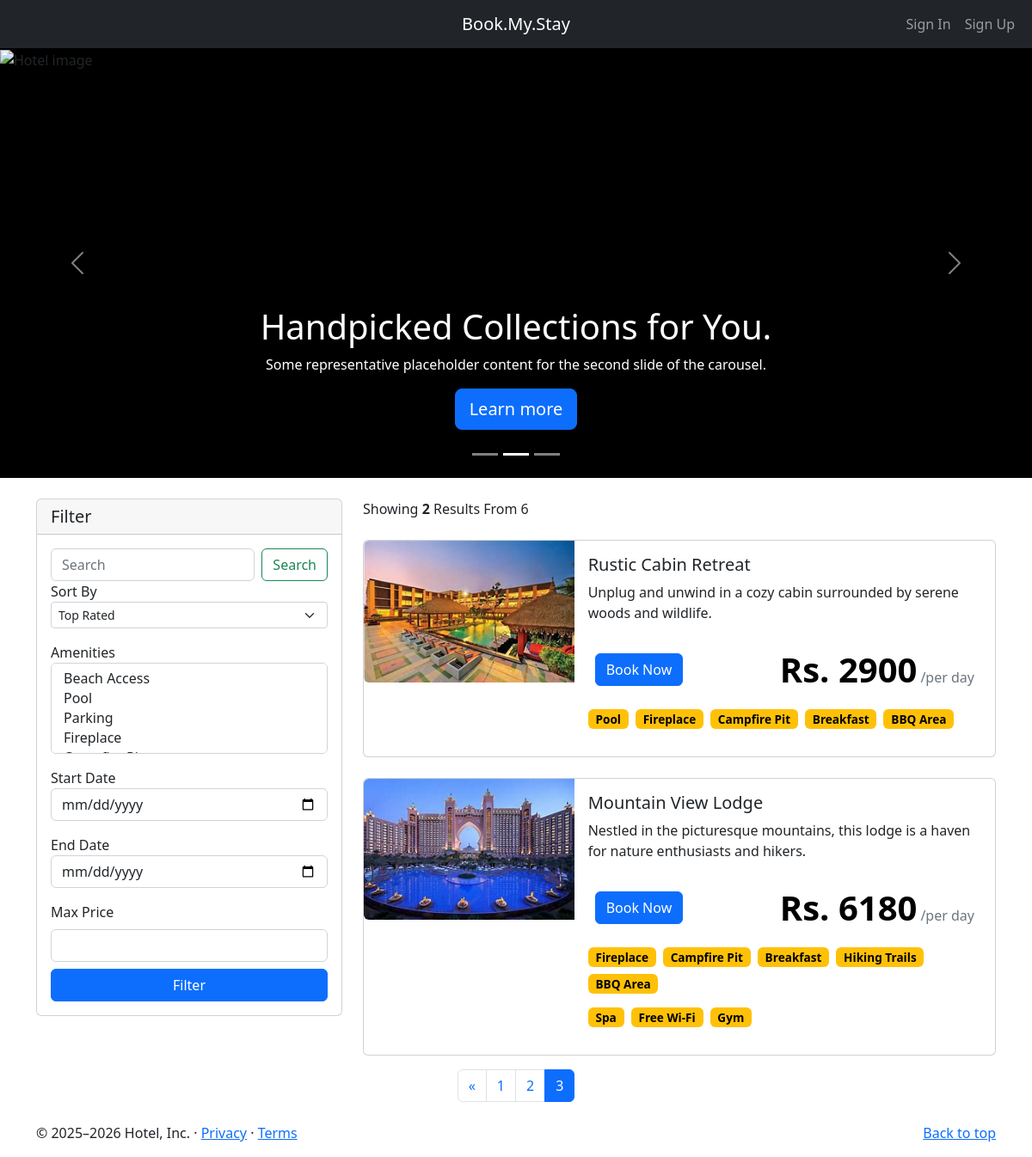
/?d=10&page=3, run on the app's committed database.
### home/models.py (models this page shows, shortened)
class BaseModel(models.Model):
    uid = models.UUIDField(default=uuid.uuid4   , editable=False , primary_key=True)
    created_at = models.DateField(auto_now_add=True)
    updated_at = models.DateField(auto_now_add=True)
    class Meta:
        abstract = True
        ordering=['uid']

class Hotel(BaseModel):
    hotel_name = models.CharField(max_length=100)
    hotel_price = models.IntegerField()
    description = models.TextField()
    amenities = models.ManyToManyField(Amenities)
    room_count = models.IntegerField(default=10)
    max_occupancy_per_room = models.IntegerField(default=2)

class HotelImages(BaseModel):
    hotel= models.ForeignKey(Hotel ,related_name="images", on_delete=models.CASCADE)
    images = models.ImageField(upload_to="hotels")

class Amenities(BaseModel):
    amenity_name = models.CharField(max_length=100)
    def __str__(self) -> str:
        return self.amenity_name

### home/views.py (the view)
# urls.py: path('', index, name='index'),
def index(request):
    amenities = Amenities.objects.all()
    hotels = Hotel.objects.all()
    total_hotels = hotels.count()  # More efficient than len()
    selected_amenities = request.GET.getlist('selectAmenity')
    sort_by = request.GET.get('sortSelect')
    search = request.GET.get('searchInput')
    startdate = request.GET.get('startDate')
    enddate = request.GET.get('endDate')
    price = request.GET.get('price')
    if selected_amenities:
        hotels = hotels.filter(
            amenities__amenity_name__in=selected_amenities).distinct()
    if search:
        hotels = hotels.filter(
            Q(hotel_name__icontains=search) |
            Q(description__icontains=search) |
            Q(amenities__amenity_name__contains=search)
        ).distinct()
    if sort_by:
        if sort_by == 'low_to_high':
            hotels = hotels.order_by('hotel_price')
        elif sort_by == 'high_to_low':
            hotels = hotels.order_by('-hotel_price')
    if price:
        hotels = hotels.filter(hotel_price__lte=int(price))
    if startdate and enddate:
        hotel_ids = [
            hotel.uid for hotel in hotels
            if check_booking(hotel.uid, hotel.room_count, startdate, enddate)
        ]
        hotels = Hotel.objects.filter(uid__in=hotel_ids)
    hotels = hotels.distinct()
    p = Paginator(hotels, 2)
    page_no = request.GET.get('page', 1)
    try:
        hotels_page = p.page(page_no)
    except EmptyPage:
        hotels_page = p.page(p.num_pages)
    context = {
        'amenities': amenities,
        'hotels': hotels_page,
        'sort_by': sort_by,
        'search': search,
        'selected_amenities': selected_amenities,
        'no_of_pages': range(1, p.num_pages + 1),
        'max_price': price,
        'startdate': startdate,
        'enddate': enddate,
        'date': datetime.today().strftime('%Y-%m-%d'),
        'total_hotels': total_hotels
    }
    return render(request, 'home/index.html', context)

### home/templatetags/coustom_tags.py (called while the page is built)
def  modify_url(value):
    if value == '/':
        value += "?d=10"
    return value

### templates/home/index.html (shortened to what this page needs)
{% extends 'home/base.html' %}
{% load coustom_tags %}
{% block body %}
<main>
    <div id="myCarousel" class="carousel slide" data-bs-ride="carousel">
        <div class="carousel-indicators">
            <button type="button" data-bs-target="#myCarousel" data-bs-slide-to="0" class=""
                aria-label="Slide 1"></button>
            <button type="button" data-bs-target="#myCarousel" data-bs-slide-to="1" aria-label="Slide 2" class="active"
                aria-current="true"></button>
            <button type="button" data-bs-target="#myCarousel" data-bs-slide-to="2" aria-label="Slide 3"
                class=""></button>
        </div>
        <div class="carousel-inner" style="height: 500px; overflow: hidden;">
            <div class="carousel-item active">
                <img src="https://unsplash.it/1400/500/?hotel"
                     style="width: 100%; height: 100%; object-fit: cover; object-position: center;"
                     alt="Hotel image">
                <div class="container">
                    <div class="carousel-caption">
                        <h1>Handpicked Collections for You.</h1>
                        <p>Some representative placeholder content for the second slide of the carousel.</p>
                        <p><a class="btn btn-lg btn-primary" href="#scroll-down">Learn more</a></p>
                    </div>
                </div>
            </div>
        </div>
        <button class="carousel-control-prev" type="button" data-bs-target="#myCarousel" data-bs-slide="prev">
            <span class="carousel-control-prev-icon" aria-hidden="true"></span>
        </button>
        <button class="carousel-control-next" type="button" data-bs-target="#myCarousel" data-bs-slide="next">
            <span class="carousel-control-next-icon" aria-hidden="true"></span>
        </button>
    </div>
    <main>
        <div class="container mt-4">
            <div class="row margin-auto">
                <div class="col-4">
                    <div class="card">
                        <h5 class="card-header">Filter</h5>
                        <div class="card-body">
                            <form action="" class="iform-group">
                                <div class="d-flex mb-3ammeni">
                                    <input class="form-control me-2" type="search" placeholder="Search"
                                        aria-label="Search" id="searchInput" name="searchInput" >
                                    <button class="btn btn-outline-success" id="searchBtn" type="submit">Search</button>
                                </div>
                                <label for="sortSelect ">
                                    Sort By
                                </label>
                                <div class="mb-3">
                                    <select class="form-select form-select-sm" aria-label=".form-select-sm example"
                                        id="sortSelect" name="sortSelect">
                                        <option value="rated" {% if sort_by == "rated" %}{% endif %}>Top Rated</option>
                                    </select>
                                </div>
                                <label for="selectAmenity">
                                    Amenities
                                </label>
                                <select class="form-select" multiple aria-label="multiple select example"
                                    id='selectAmenity' name="selectAmenity">
                                    {% for amenity in amenities %}
                                    <option value="{{amenity.amenity_name}}"
                                    {% if amenity.amenity_name in selected_amenities %} selected {% endif %}>{{amenity.amenity_name}}</option>
                                    {% endfor %}
                                </select>
                                <label for="startDate" class='mt-3'>
                                    Start Date
                                </label>
                                <input type="date" name="startDate" class="form-control" id="startDate"
                                    name="startDate" min='{{date}}'>
                                <label for="endDate" class="mt-3">
                                    End Date
                                </label>
                                <input type="date" name="endDate" class="form-control" id="endDate" name="endDate" min='{{date}}'>
                                <div class="mt-3">
                                    <label for="customRange2" class="form-label">Max Price</label>
                                    <input type="number" class="form-control mb-2" id="price" name="price"
                                >
                                </div>
                                <div class="d-grid">
                                    <button class="btn btn-primary d-block" type="submit">
                                        Filter
                                    </button>
                                </div>
                            </form>
                        </div>
                    </div>
                </div>
                <div class="col-8 ">
                    <div class="col-5" id="scroll-down">
                        Showing <span class="fw-bold">{{hotels|length}}</span> Results From {{total_hotels}}
                    </div>
                    <div class="">
                        {% for hotel in hotels.object_list %}
                        <div class="card mb-3 mt-4" style="max-width: 1000px;">
                            <div class="row g-0">
                                <div class="col-md-4">
                                    <a href="/hotel/{{hotel.uid}}">
                                        <img src="/media/{{hotel.images.first.images}}" class="img-fluid rounded-start"
                                            alt="...">
                                    </a>
                                </div>
                                <div class="col-md-8">
                                    <div class="card-body">
                                        <h5 class="card-title">{{hotel.hotel_name}}</h5>
                                        <p class="card-text">{{hotel.description|truncatechars:100}}
                                        </p>
                                        <div class="d-flex justify-content-between align-items-center p-2 bg-white">
                                            <a class="btn btn-primary" href="/hotel/{{hotel.uid}}">
                                                Book Now
                                            </a>
                                            <div class="d-flex align-items-baseline">
                                                <span class="fw-bold text-black fs-1 me-1">Rs. {{hotel.hotel_price}}</span>
                                                <span class="text-muted">/per day</span>
                                            </div>
                                        </div>
                                        <div class="amenities-container mt-2">
                                            {% for amenity in hotel.amenities.all %}
                                                {% if forloop.counter0|divisibleby:5 %}
                                                    {% if not forloop.first %}</div>{% endif %}
                                                    <div class="d-flex flex-wrap mb-2">
                                                {% endif %}
                                                <span class="badge me-2 mb-2" style="background-color: #FFC107; color: rgb(0, 0, 0);">{{ amenity }}</span>
                                                {% if forloop.last %}</div>{% endif %}
                                            {% endfor %}
                                        </div>
                                    </div>
                                </div>
                            </div>
                        </div>
                        {% endfor %}
                    </div>
                </div>
            </div>
        </div>
        <nav>
            <ul class="pagination justify-content-center">
                {% if hotels.has_previous %}
                <li class="page-item">
                    <a class="page-link" href="{{request.get_full_path|modify_url}}&page={{hotels.previous_page_number}}" aria-label="Previous">
                        <span aria-hidden="true">&laquo;</span>
                    </a>
                </li>
                {% endif %}
                {% for i in no_of_pages %}
                <li class="page-item"><a class="page-link {% if i == hotels.number %} active {% endif %}" href="{{request.get_full_path|modify_url}}&page={{i}}"
                >{{i}}</a></li>
                {% endfor %}
            </ul>
        </nav>
    </main>
    <footer class="container mt-4 ">
        <p class="float-end"><a href="#">Back to top</a></p>
        <p>© 2025–2026 Hotel, Inc. · <a href="#">Privacy</a> · <a href="#">Terms</a></p>
    </footer>
</main>
{% endblock body %}

### templates/home/index.html (style rules this page uses)
.carousel-item { background-color: black; height:500px; }
.amenities-container .badge { font-size: 0.85rem; padding: 0.35em 0.65em; white-space: nowrap; }

### data on the page
Hotel: images.first.images (picture), hotel_name "Rustic Cabin Retreat", description "Unplug and unwind in a cozy cabin surrounded by serene woods and wildlife.", hotel_price "2900"
Amenities: amenity_name "Pool"
Amenities: amenity_name "Fireplace"
Amenities: amenity_name "Campfire Pit"
Amenities: amenity_name "Breakfast"
Amenities: amenity_name "BBQ Area"
Hotel: images.first.images (picture), hotel_name "Mountain View Lodge", description "Nestled in the picturesque mountains, this lodge is a haven for nature enthusiasts and hikers.", hotel_price "6180"
Amenities: amenity_name "Hiking Trails"
Amenities: amenity_name "Spa"
Amenities: amenity_name "Free Wi-Fi"
Amenities: amenity_name "Gym"

### other printed values
{{ hotels|length }} "2"
{{ total_hotels }} "6"
{{ i }} "1" "2" "3"
